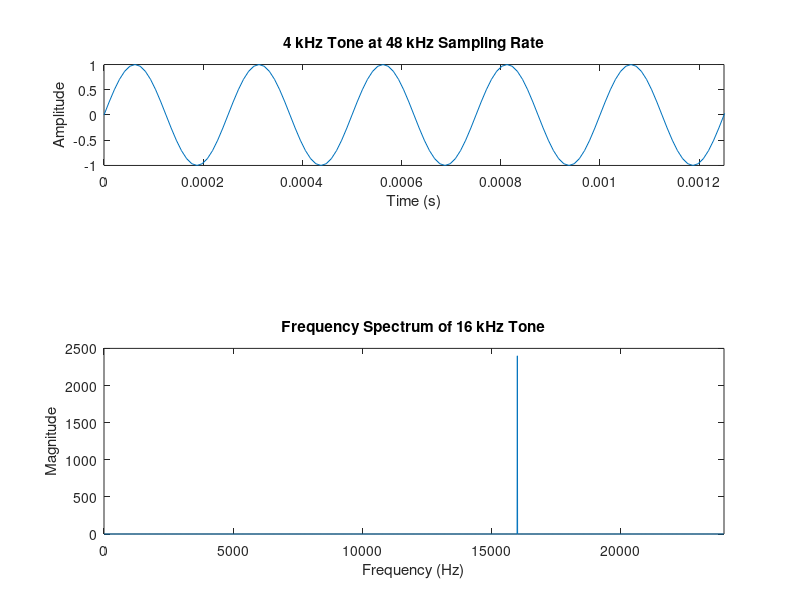

Write MATLAB code to recreate this figure.
% Parameters
amp = 1;              % Amplitude
freq = 4000;         % Frequency of tone (16 kHz)
Fs = 96000;           % Sampling rate (48 kHz)
dur = 0.1;          % Duration in seconds

% Generate the time vector
tVec = 0:1/Fs:dur - 1/Fs;

% Generate the 16 kHz sine wave
tone = amp * sin(2 * pi * freq * tVec);

% Plot the waveform in time domain
figure;
subplot(3,1,1);
plot(tVec, tone);
xlabel('Time (s)');
ylabel('Amplitude');
title('4 kHz Tone at 48 kHz Sampling Rate');
xlim([0 5/freq]); % Display only a few cycles for clarity

% Parameters
amp = 1;              % Amplitude
freq = 12000;         % Frequency of tone (16 kHz)
Fs = 96000;           % Sampling rate (48 kHz)
dur = 0.1;          % Duration in seconds

% Generate the time vector
tVec = 0:1/Fs:dur - 1/Fs;

% Generate the 16 kHz sine wave
tone = amp * sin(2 * pi * freq * tVec);

% Plot the waveform in time domain
hold on;
subplot(3,1,2);
plot(tVec, tone);
xlabel('Time (s)');
ylabel('Amplitude');
title('12 kHz Tone at 48 kHz Sampling Rate');
xlim([0 5/freq]); % Display only a few cycles for clarity

% Parameters
amp = 1;              % Amplitude
freq = 16000;         % Frequency of tone (16 kHz)
Fs = 48000;           % Sampling rate (48 kHz)
dur = 0.1;          % Duration in seconds

% Generate the time vector
tVec = 0:1/Fs:dur - 1/Fs;

% Generate the 16 kHz sine wave
tone = amp * sin(2 * pi * freq * tVec);

% Plot the waveform in time domain
hold on;
subplot(3,1,3);
plot(tVec, tone);
xlabel('Time (s)');
ylabel('Amplitude');
title('16 kHz Tone at 48 kHz Sampling Rate');
xlim([0 5/freq]); % Display only a few cycles for clarity

% % Calculate and plot the frequency spectrum
N = length(tone);
fVec = (0:N-1)*(Fs/N); % Frequency vector for plotting
tone_fft = abs(fft(tone)); % FFT to get the frequency domain representation
subplot(2,1,2);
plot(fVec(1:N/2), tone_fft(1:N/2)); % Plot only the positive frequencies
xlabel('Frequency (Hz)');
ylabel('Magnitude');
title('Frequency Spectrum of 16 kHz Tone');
xlim([0 Fs/2]); % Limit x-axis to Nyquist frequency
